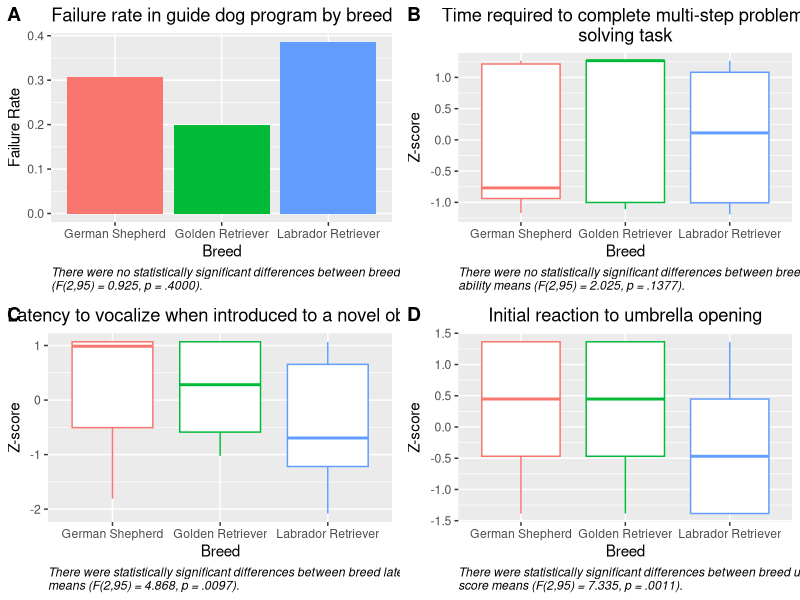
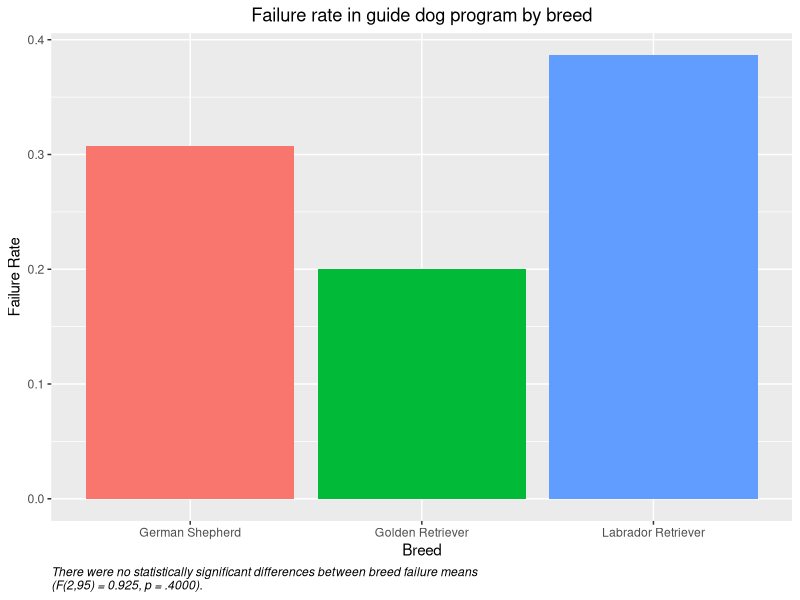
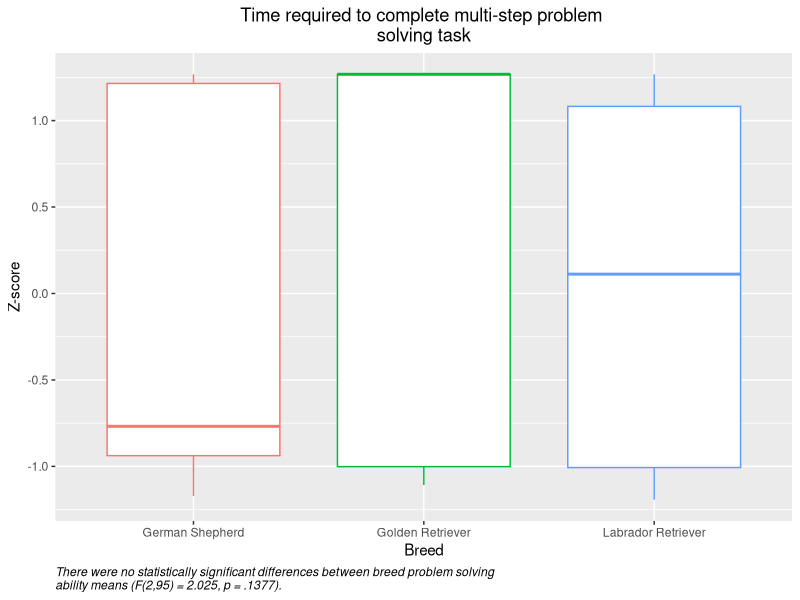
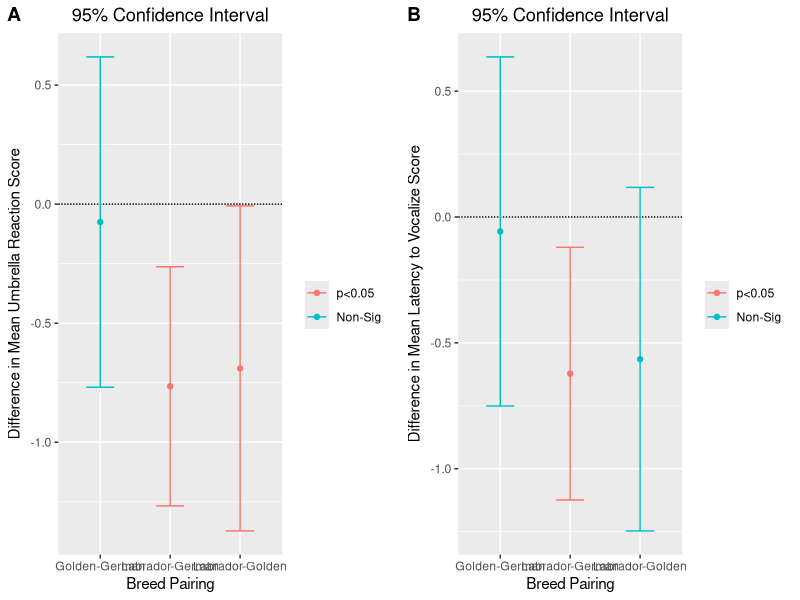
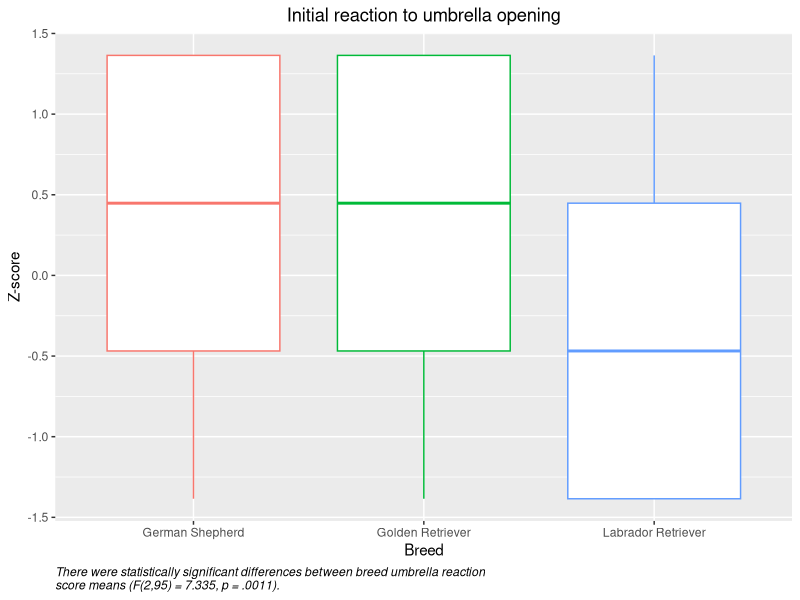
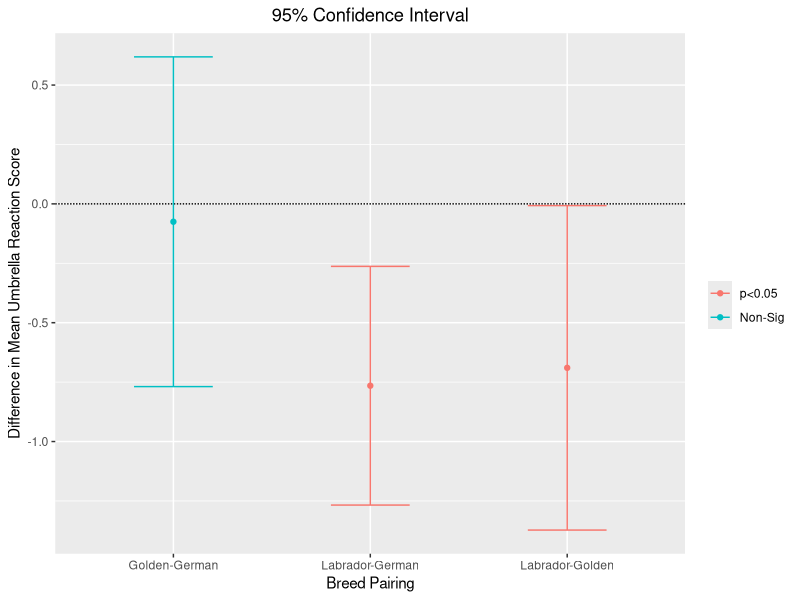
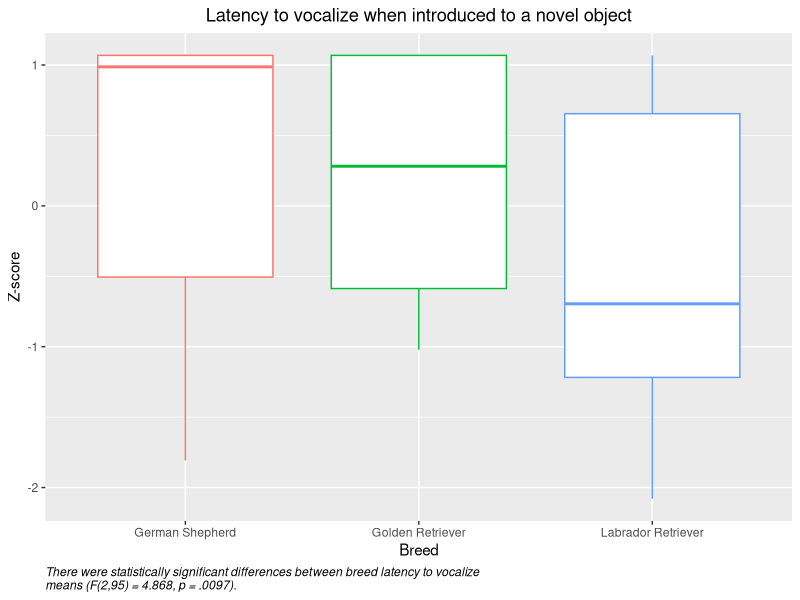
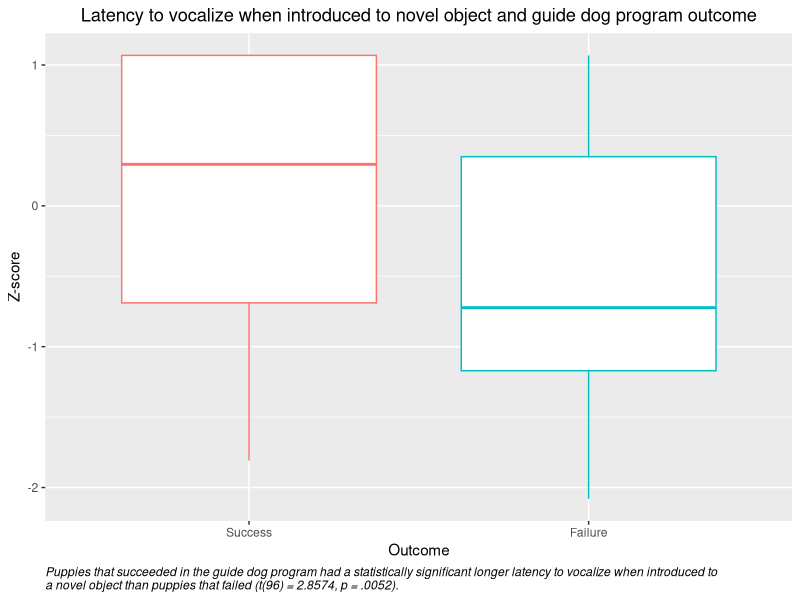

These figures' R source, in order:
###################################
####### SUBSETTING THE DATA #######
###################################

#Import Puppy Data
guideDogData <- read.csv("puppyData.csv", stringsAsFactors = F)

#Subset Columns with Data we want puppy number (column1), failure (column2), breed (column9)
guideDogData <- guideDogData[, c(1,2,9)]

#Import Puppy Z Scores Data
puppyZScores <- read.csv("puppyZScores.csv", stringsAsFactors = F)

#Subset Columns with Data we want z scores for solving (column17), vocalizing (column29), umbrella response (column30)
puppyZScores <- puppyZScores[, c(17,29,30)]

#Merge guideDogData and puppyZScores data frames horizontally
rawPuppyData <- cbind(guideDogData, puppyZScores)

#Remove puppies with missing data
puppyData <- rawPuppyData[complete.cases(rawPuppyData), ]


###############################
####### ANLYSIS PART 1: #######
#######   ANOVA TESTS   #######
###############################

#load necessary libraries
library("dplyr")
library("broom")
library("ggplot2")
install.packages("cowplot")

#Create a function to find average of a variable by breed
avgByBreedFunc <- function(x){
    breedAvg <- aggregate(list (Mean = x), list(Breed = puppyData$PupBreed), mean)
    return ( breedAvg )
}


#Create a function to perform an ANOVA test to find p-value
anovaFunc <- function(y){
    breedA <- aov( y ~ puppyData$PupBreed)
    tidy(breedA)$p.value
}


#Use functions to analyze failure rate for each breed
failureRatesBreed <- avgByBreedFunc(puppyData$Failure)
failureAOVP <- anovaFunc(puppyData$Failure)

#Use functions to analyze average time to complete multi-step problem solving task for each breed
solveTimeBreed <- avgByBreedFunc(puppyData$ZPATorSolve)
solveAOVP <- anovaFunc(puppyData$ZPATorSolve)

#Use functions to analyze average initial reaction to umbrella for each breed
umbReacBreed <- avgByBreedFunc(puppyData$ZPAUmResponse)
umbAOVP <- anovaFunc(puppyData$ZPAUmResponse)

#Use functions to analyze average initial reaction to umbrella for each breed
vocNovBreed <- avgByBreedFunc(puppyData$ZNovLatVoc)
vocAOVP <- anovaFunc(puppyData$ZNovLatVoc)

#Make a table that includes the avg failure rate, and variable z scores for each breed
avgVarBreeds <- cbind(failureRatesBreed, solveTimeBreed, umbReacBreed, vocNovBreed)

#Name "Mean" columns more specifically
names(avgVarBreeds)[2] <- "failure"
names(avgVarBreeds)[4] <- "problemSolveZ"
names(avgVarBreeds)[6] <- "umbReactZ"
names(avgVarBreeds)[8] <- "vocalZ"

#Remove extra "Breed" columns
breedsPerf <- avgVarBreeds[, !duplicated(colnames(avgVarBreeds))]

#Add p-values from Anova Test to table by creating a new row
newrow <- c("P-Value", failureAOVP[1], solveAOVP[1], umbAOVP[1], vocAOVP[1])
breedsPerfandP <- rbind(breedsPerf, newrow)
#Check Table
breedsPerfandP

##################################
####### GRAPHING PART 1:   #######
####### VARIABLES BY BREED #######
##################################

#Create a bar graph showing the average rate of failure for each breed
failureBreedPlot <- ggplot(breedsPerf, aes(x = Breed, y = failure)) +
geom_bar(aes(fill = Breed), stat = "identity") + labs( y = "Failure Rate", title = "Failure rate in guide dog program by breed", caption = "There were no statistically significant differences between breed failure means \n(F(2,95) = 0.925, p = .4000).") + theme(plot.title = element_text(hjust = 0.50), plot.caption = element_text(hjust = 0, face = "italic")) + theme(legend.position = "none")

#Create a box plot showing Z-score of breeds for time to complete multi-step problem solving task
solveBreedPlot <- ggplot(puppyData, aes(x = PupBreed, y = ZPATorSolve, color = PupBreed)) + geom_boxplot() + labs (x = "Breed" , y = "Z-score", title = "Time required to complete multi-step problem \nsolving task", caption = "There were no statistically significant differences between breed problem solving \nability means (F(2,95) = 2.025, p = .1377).") + theme(plot.title = element_text(hjust = 0.50), plot.caption = element_text(hjust = 0, face = "italic"), legend.position = "none")

#Create a box plot showing Z-score of breeds for vocalizing test
vocBreedPlot <- ggplot(puppyData, aes(x = PupBreed, y = ZNovLatVoc, color = PupBreed)) + geom_boxplot() + labs (x = "Breed" , y = "Z-score", title = "Latency to vocalize when introduced to a novel object", caption = "There were statistically significant differences between breed latency to vocalize \nmeans (F(2,95) = 4.868, p = .0097).") + theme(plot.title = element_text(hjust = 0.50), plot.caption = element_text(hjust = 0, face = "italic"), legend.position = "none")

#Create a box plot showing Z-score of breeds for initial reaction to umbrella opening
umbBreedPlot <- ggplot(puppyData, aes(x = PupBreed, y = ZPAUmResponse, color = PupBreed)) + geom_boxplot() + labs (y = "Z-score", x = "Breed" , title = "Initial reaction to umbrella opening", caption = "There were statistically significant differences between breed umbrella reaction \nscore means (F(2,95) = 7.335, p = .0011).") + theme(plot.title = element_text(hjust = 0.50), plot.caption = element_text(hjust = 0, face = "italic"), legend.position = "none")

#Put all of the previous made plots into one big page
breedPlots <- cowplot::plot_grid(failureBreedPlot, solveBreedPlot, vocBreedPlot, umbBreedPlot, labels = "AUTO")


####################################
######### ANALYSIS PART 2: #########
######### TUKEY HSD TEST   #########
####################################

##From the P-values in table "breedsPerfandP" we see that there was significant differnces between breeds for umbrella reaction scores and the vocalization test
#A tukey HSD test should be performed for these variables

#Tukey test for umbrella reactions
umbBreedAOV <- aov( data = puppyData, ZPAUmResponse ~ PupBreed)
anova(umbBreedAOV)
umbTky <- as.data.frame(TukeyHSD(umbBreedAOV)$PupBreed)
#Plot Tukey Results for umbrella
umbTky$pair <- rownames(umbTky)
umbTky$pair <- c("Golden-German", "Labrador-German", "Labrador-Golden")
umbTkyPlot <- ggplot(umbTky, aes(colour=cut(`p adj`, c(0, 0.05, 1), label=c("p<0.05","Non-Sig")))) + geom_hline(yintercept=0, lty="11") +
    geom_errorbar(aes(pair, ymin=lwr, ymax=upr), width=0.4) +
    geom_point(aes(pair, diff)) +
    labs(colour="", x = "Breed Pairing", y = "Difference in Mean Umbrella Reaction Score", title = "95% Confidence Interval") + theme(plot.title = element_text(hjust = 0.50))

#Tukey test for vocalization scores
vocBreedAOV <- aov( data = puppyData, ZNovLatVoc ~ PupBreed)
anova(vocBreedAOV)
vocTky <- as.data.frame(TukeyHSD(vocBreedAOV)$PupBreed)
#Plot Tukey Results for vocalizaiton
vocTky$pair <- rownames(vocTky)
vocTky$pair <- c("Golden-German", "Labrador-German", "Labrador-Golden")
vocTkyPlot <- ggplot(vocTky, aes(colour=cut(`p adj`, c(0, 0.05, 1), label=c("p<0.05","Non-Sig")))) +
    geom_hline(yintercept=0, lty="11") +
    geom_errorbar(aes(pair, ymin=lwr, ymax=upr), width=0.4) +
    geom_point(aes(pair, diff)) +
    labs(colour="", x = "Breed Pairing", y = "Difference in Mean Latency to Vocalize Score", title = "95% Confidence Interval") + theme(plot.title = element_text(hjust = 0.50))

tkyPlots <- cowplot::plot_grid(umbTkyPlot, vocTkyPlot, labels = "AUTO")


#############################################
#######    ANALYSIS PART 3: PAIRED    #######
####### T-TEST FOR FAILURE AND TRAITS #######
#############################################
#Perfom a t-test to see if umbrella reaction scores significantly differed for puppies that failed/succeeded
umbFailure <- t.test(ZPAUmResponse ~ Failure, data = puppyData, var.equal = TRUE)
#P-value > 0.05

#Perfom a t-test to see if latency to vocalize scores significantly differed for puppies that failed/succeeded
vocFailure <- t.test(ZNovLatVoc ~ Failure, data = puppyData, var.equal = TRUE)
#P-value < 0.05 so
Outcome <- as.character(puppyData$Failure)
vocOutcome <- ggplot(puppyData, aes(Outcome, ZNovLatVoc, color=Outcome)) +
    geom_boxplot() +
    labs(y = "Z-score", title = "Latency to vocalize when introduced to novel object and guide dog program outcome", caption = "Puppies that succeeded in the guide dog program had a statistically significant longer latency to vocalize when introduced to \na novel object than puppies that failed (t(96) = 2.8574, p = .0052).") + scale_x_discrete(labels = c("Success", "Failure")) + theme(plot.title = element_text(hjust = 0.50), plot.caption = element_text(hjust = 0, face = "italic"), legend.position = "none")
